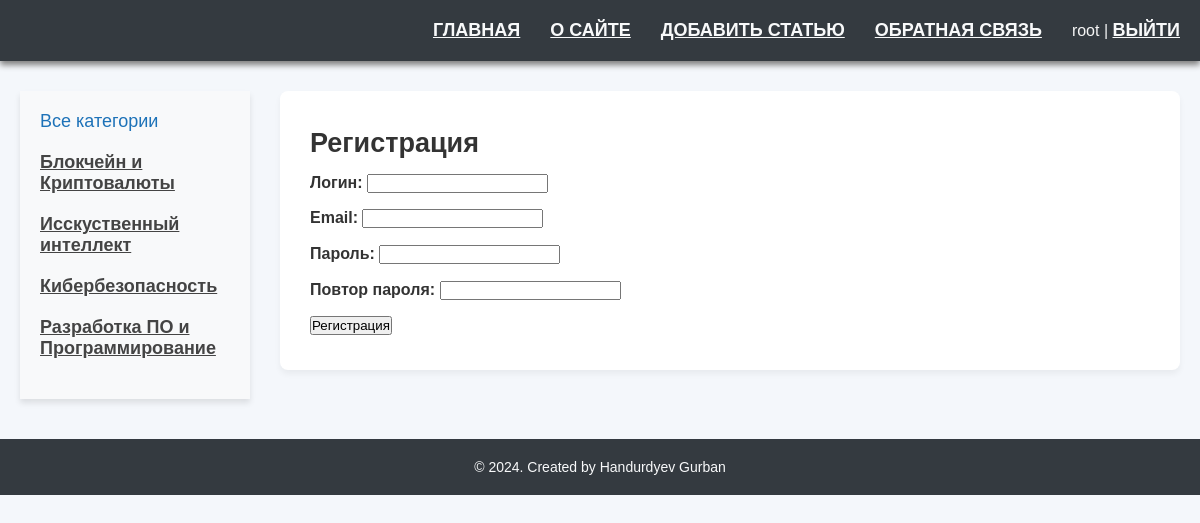
The page /register/ (signed in) on the database its author committed.
### articles/models.py (models this page shows, shortened)
class Category(models.Model):
    name = models.CharField(max_length=100, db_index=True, verbose_name="Категория")
    slug = models.SlugField(max_length=255, unique=True, db_index=True, verbose_name="URL")
    def get_absolute_url(self):
        return reverse('category', kwargs={'cat_slug': self.slug})
    class Meta:
        verbose_name = 'Категория'
        verbose_name_plural = 'Категории'
        ordering = ['id']

### articles/views.py (the view, shortened to what this page needs)
# urls.py: path('register/', RegisterUser.as_view(), name='register'),
class RegisterUser(DataMixin, CreateView):
    form_class = RegisterUserForm
    template_name = 'articles/register.html'
    success_url = reverse_lazy('login')
    def get_context_data(self, *, object_list=True, **kwargs):
        context = super().get_context_data(**kwargs)
        c_def = self.get_user_context(title="Регистрация")
        return dict(list(context.items()) + list(c_def.items()))

### articles/forms.py
class RegisterUserForm(UserCreationForm):
    username = forms.CharField(label='Логин', widget=forms.TextInput(attrs={'class': 'form-input'}))
    email = forms.EmailField(label='Email', widget=forms.EmailInput(attrs={'class': 'form-input'}))
    password1 = forms.CharField(label='Пароль', widget=forms.PasswordInput(attrs={'class': 'form-input'}))
    password2 = forms.CharField(label='Повтор пароля', widget=forms.PasswordInput(attrs={'class': 'form-input'}))
    class Meta:
        model = User
        fields = ('username', 'email', 'password1', 'password2')

### articles/utils.py (called while the page is built)
    def get_user_context(self, **kwargs):
        context = kwargs
        cats = Category.objects.annotate(Count('articles'))
        user_menu = menu.copy()
        if not self.request.user.is_authenticated:
            user_menu.pop(1)
        context['menu'] = user_menu
        context['cats'] = cats
        if 'cat_selected' not in context:
            context['cat_selected'] = 0
        return context

### articles/templates/articles/register.html (shortened to what this page needs)
{% extends 'articles/base.html' %}
{% block content %}
<h1>{{title}}</h1>
<form method="post">
{% for f in form %}
<p><label class="form-label" for="{{ f.id_for_label }}">{{f.label}}: </label>{{ f }}</p>
{% endfor %}
    <button type="submit">Регистрация</button>
</form>
{% endblock %}

### articles/templates/articles/base.html (shortened to what this page needs)
{% load static %}
{% load templatetags.articles_tags %}
<!DOCTYPE html>
<html lang="ru">
<head>
    <link type="text/css" href="{% static 'articles/css/styles.css' %}" rel="stylesheet" />
</head>
<body>
    <div class="wrapper">
        {% block mainmenu %}
        <header class="header">
            <div class="container">
                <div class="header-inner">
                    <nav>
                        <ul class="mainmenu">
                            <li><a href="{% url 'home' %}">Главная</a></li>
                            {% for m in menu %}
                                <li><a href="{% url m.url_name %}">{{ m.title }}</a></li>
                            {% endfor %}
                            {% if request.user.is_authenticated %}
                                <li> {{ user.username }} | <a href="{% url 'logout' %}">Выйти</a></li>
                            {% else %}
                                <li><a href="{% url 'register' %}">Регистрация</a> | <a href="{% url 'login' %}">Войти</a></li>
                            {% endif %}
                        </ul>
                    </nav>
                </div>
            </div>
        </header>
        {% endblock %}
        <div class="container">
            <main>
                <div class="content-wrapper">
                    <aside class="sidebar">
                        <ul class="categories">
                            {% if cat_selected == 0 %}
                                <li class="selected">Все категории</li>
                            {% else %}
                                <li><a href="{% url 'home' %}">Все категории</a></li>
                            {% endif %}
                            {% for c in cats %}
                                {% if c.articles__count > 0 %}
                                    <li class="{% if c.pk == cat_selected %}selected{% endif %}">
                                        <a href="{{ c.get_absolute_url }}">{{ c.name }}</a>
                                    </li>
                                {% endif %}
                            {% endfor %}
                        </ul>
                    </aside>
                    <section class="main-content">
                        <div class="content-text">
                            {% block content %}{% endblock %}
                        </div>
                    </section>
                </div>
            </main>
        </div>
        <footer id="footer">
            <div class="container">
                <p>&copy; 2024. Created by Handurdyev Gurban</p>
            </div>
        </footer>
    </div>
</body>
</html>

### articles/static/articles/css/styles.css (style rules this page uses)
* { margin: 0; padding: 0; box-sizing: border-box; }
html, body { font-family: 'Arial', sans-serif; background-color: #f4f7fb; color: whitesmoke; height: 100%; width: 100%; }
.container { width: 100%; max-width: 1200px; margin: 0 auto; padding: 0 20px; }
.header { background: #343a40; padding: 20px 0; box-shadow: 0 4px 6px gray; }
.header .header-inner { display: flex; justify-content: space-between; align-items: center; }
.header nav { flex: 1; text-align: right; }
.header .mainmenu { list-style: none; display: flex; align-items: center; justify-content: flex-end; }
.header .mainmenu li { margin-left: 30px; }
.header .mainmenu li a { color: #f8f9fa; font-size: 18px; text-transform: uppercase; font-weight: bold; transition: color 0.3s ease; }
.sidebar { width: 230px; background-color: #f8f9fa; padding: 20px; margin-right: 30px; box-shadow: 0 4px 6px rgba(0, 0, 0, 0.1); }
.sidebar .categories { list-style: none; }
.sidebar .categories li { margin-bottom: 20px; font-size: 18px; }
.sidebar .categories li a { color: #444; font-weight: 600; }
.sidebar .categories li.selected, .sidebar .categories li a:hover { color: #1d72b8; }
.main-content { flex: 1; }
.content-wrapper { display: flex; justify-content: space-between; margin-top: 30px; }
.content-text { font-size: 18px; line-height: 1.7; color: #333; padding-right: 20px; background: #fff; box-shadow: 0 4px 6px rgba(0, 0, 0, 0.05); border-radius: 8px; padding: 30px; }
.form-label { font-size: 16px; font-weight: bold; color: #333; }
#footer { background: #343a40; color: #f8f9fa; text-align: center; padding: 20px 0; margin-top: 40px; font-size: 14px; }

### rows shown on the page
Category: name "Блокчейн и Криптовалюты"
Category: name "Исскуственный интеллект"
Category: name "Кибербезопасность"
Category: name "Разработка ПО и Программирование"

### other values the page prints
{{ m.title }} "О САЙТЕ" "ДОБАВИТЬ СТАТЬЮ" "ОБРАТНАЯ СВЯЗЬ"
{{ user.username }} "root"
{{ title }} "Регистрация"
{{ f.label }} "Логин" "Email" "Пароль" "Повтор пароля"
